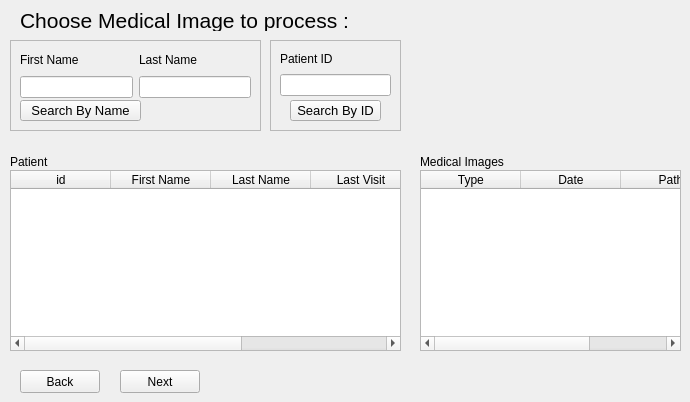
  <widget class="QWidget" name="MedImgProcessingC7">
   <widget class="QPushButton" name="Back7">
    <property name="geometry">
     <rect>
      <x>20</x>
      <y>370</y>
      <width>80</width>
      <height>23</height>
     </rect>
    </property>
    <property name="text">
     <string>Back</string>
    </property>
   </widget>
   <widget class="QPushButton" name="Next7">
    <property name="geometry">
     <rect>
      <x>120</x>
      <y>370</y>
      <width>80</width>
      <height>23</height>
     </rect>
    </property>
    <property name="text">
     <string>Next</string>
    </property>
   </widget>
   <widget class="QLabel" name="Header7">
    <property name="geometry">
     <rect>
      <x>20</x>
      <y>10</y>
      <width>611</width>
      <height>21</height>
     </rect>
    </property>
    <property name="font">
     <font>
      <pointsize>16</pointsize>
     </font>
    </property>
    <property name="text">
     <string>Choose Medical Image to process :</string>
    </property>
   </widget>
   <widget class="QFrame" name="frameId7">
    <property name="geometry">
     <rect>
      <x>270</x>
      <y>40</y>
      <width>131</width>
      <height>91</height>
     </rect>
    </property>
    <property name="frameShape">
     <enum>QFrame::StyledPanel</enum>
    </property>
    <property name="frameShadow">
     <enum>QFrame::Raised</enum>
    </property>
    <widget class="QWidget" name="layoutWidget_2">
     <property name="geometry">
      <rect>
       <x>10</x>
       <y>10</y>
       <width>111</width>
       <height>46</height>
      </rect>
     </property>
     <layout class="QVBoxLayout" name="Last_Name_VL7_2">
      <item>
       <widget class="QLabel" name="Patientid7">
        <property name="text">
         <string>Patient ID</string>
        </property>
       </widget>
      </item>
      <item>
       <widget class="QLineEdit" name="IdBox7"/>
      </item>
     </layout>
    </widget>
    <widget class="QPushButton" name="SearchById7">
     <property name="geometry">
      <rect>
       <x>20</x>
       <y>60</y>
       <width>91</width>
       <height>21</height>
      </rect>
     </property>
     <property name="font">
      <font>
       <pointsize>10</pointsize>
      </font>
     </property>
     <property name="text">
      <string>Search By ID</string>
     </property>
    </widget>
   </widget>
   <widget class="QFrame" name="frame7">
    <property name="geometry">
     <rect>
      <x>10</x>
      <y>40</y>
      <width>251</width>
      <height>91</height>
     </rect>
    </property>
    <property name="styleSheet">
     <string notr="true">border-color: rgb(62, 61, 57);</string>
    </property>
    <property name="frameShape">
     <enum>QFrame::StyledPanel</enum>
    </property>
    <property name="frameShadow">
     <enum>QFrame::Raised</enum>
    </property>
    <widget class="QWidget" name="horizontalLayoutWidget_9">
     <property name="geometry">
      <rect>
       <x>10</x>
       <y>10</y>
       <width>231</width>
       <height>48</height>
      </rect>
     </property>
     <layout class="QHBoxLayout" name="Name_HL7">
      <item>
       <layout class="QVBoxLayout" name="First_Name_VL7">
        <item>
         <widget class="QLabel" name="FirstName7">
          <property name="text">
           <string>First Name</string>
          </property>
         </widget>
        </item>
        <item>
         <widget class="QLineEdit" name="FirstNameBox7"/>
        </item>
       </layout>
      </item>
      <item>
       <layout class="QVBoxLayout" name="Last_Name_VL7">
        <item>
         <widget class="QLabel" name="LastName7">
          <property name="text">
           <string>Last Name</string>
          </property>
         </widget>
        </item>
        <item>
         <widget class="QLineEdit" name="LastNameBox7"/>
        </item>
       </layout>
      </item>
     </layout>
    </widget>
    <widget class="QPushButton" name="SearchByName7">
     <property name="geometry">
      <rect>
       <x>10</x>
       <y>60</y>
       <width>121</width>
       <height>21</height>
      </rect>
     </property>
     <property name="font">
      <font>
       <pointsize>10</pointsize>
      </font>
     </property>
     <property name="text">
      <string>Search By Name</string>
     </property>
    </widget>
   </widget>
   <widget class="QTableWidget" name="PatientTable7">
    <property name="geometry">
     <rect>
      <x>10</x>
      <y>170</y>
      <width>391</width>
      <height>181</height>
     </rect>
    </property>
    <property name="sizeAdjustPolicy">
     <enum>QAbstractScrollArea::AdjustToContents</enum>
    </property>
    <column>
     <property name="text">
      <string>  id  </string>
     </property>
    </column>
    <column>
     <property name="text">
      <string>  First Name  </string>
     </property>
    </column>
    <column>
     <property name="text">
      <string>  Last Name  </string>
     </property>
    </column>
    <column>
     <property name="text">
      <string>  Last Visit  </string>
     </property>
    </column>
    <column>
     <property name="text">
      <string>  BirthDate</string>
     </property>
    </column>
   </widget>
   <widget class="QLabel" name="MedicalImages7">
    <property name="geometry">
     <rect>
      <x>420</x>
      <y>150</y>
      <width>122</width>
      <height>23</height>
     </rect>
    </property>
    <property name="text">
     <string>Medical Images</string>
    </property>
   </widget>
   <widget class="QTableWidget" name="MedicalImageTable7">
    <property name="geometry">
     <rect>
      <x>420</x>
      <y>170</y>
      <width>261</width>
      <height>181</height>
     </rect>
    </property>
    <property name="sizeAdjustPolicy">
     <enum>QAbstractScrollArea::AdjustToContents</enum>
    </property>
    <column>
     <property name="text">
      <string>    Type    </string>
     </property>
    </column>
    <column>
     <property name="text">
      <string>    Date    </string>
     </property>
    </column>
    <column>
     <property name="text">
      <string>    Path    </string>
     </property>
    </column>
   </widget>
   <widget class="QLabel" name="Patient7">
    <property name="geometry">
     <rect>
      <x>10</x>
      <y>150</y>
      <width>122</width>
      <height>23</height>
     </rect>
    </property>
    <property name="text">
     <string>Patient</string>
    </property>
   </widget>
  </widget>
